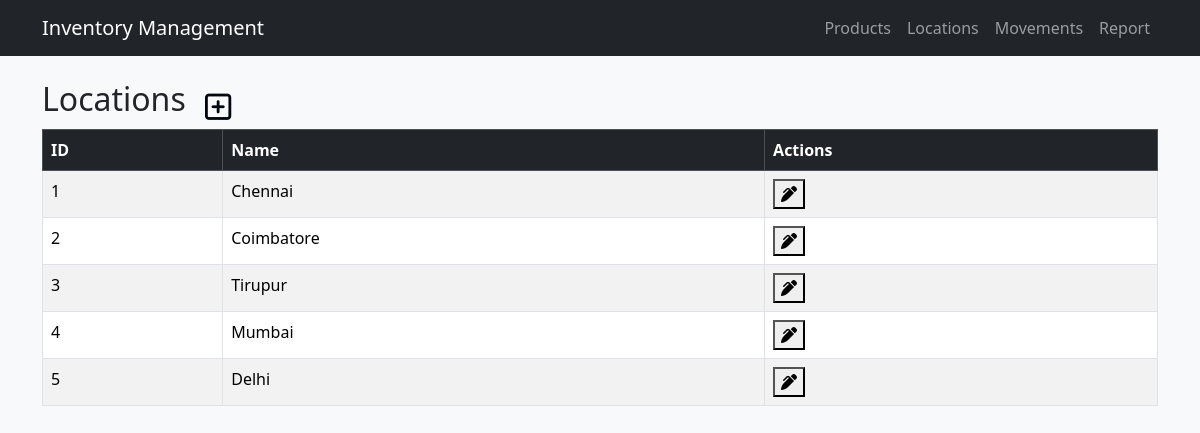
/locations, run on the app's committed database.
### app.py (models this page shows)
class Location(db.Model):
    location_id = db.Column(db.String(50), primary_key=True)
    name = db.Column(db.String(100), nullable=False)

### app.py (the view)
@app.route('/locations')
def list_locations():
    locations = Location.query.all()
    return render_template('locations.html', locations=locations)

### templates/locations.html (shortened to what this page needs)
{% extends "base.html" %}
{% block content %}
<link rel="stylesheet" href="https://cdnjs.cloudflare.com/ajax/libs/font-awesome/6.5.0/css/all.min.css">
<h2 style="display: inline-block; margin-right: 15px;">Locations</h2>
<a href="#" id="addLocationBtn" style="font-size: 30px; color: #00060e; text-decoration: none; vertical-align: middle;" title="Add Location" data-bs-toggle="modal" data-bs-target="#addLocationModal">
    <i class="far fa-square-plus"></i>
</a>
<table class="table table-bordered table-striped" id="locations-table">
    <thead class="table-dark">
        <tr>
            <th scope="col">ID</th>
            <th scope="col">Name</th>
            <th scope="col">Actions</th>
        </tr>
    </thead>
    <tbody>
    {% for l in locations %}
        <tr data-id="{{ l.location_id }}">
            <td>{{ l.location_id }}</td>
            <td class="editable" data-field="name">{{ l.name }}</td>
            <td>
                <button class="edit-btn" title="Edit" style="font-size: 16px;">
                    <i class="fas fa-pen-alt"></i>
                </button>
            </td>
        </tr>
    {% endfor %}
    </tbody>
</table>
{% endblock %}

### data on the page
Location: location_id "1", name "Chennai"
Location: location_id "2", name "Coimbatore"
Location: location_id "3", name "Tirupur"
Location: location_id "4", name "Mumbai"
Location: location_id "5", name "Delhi"
